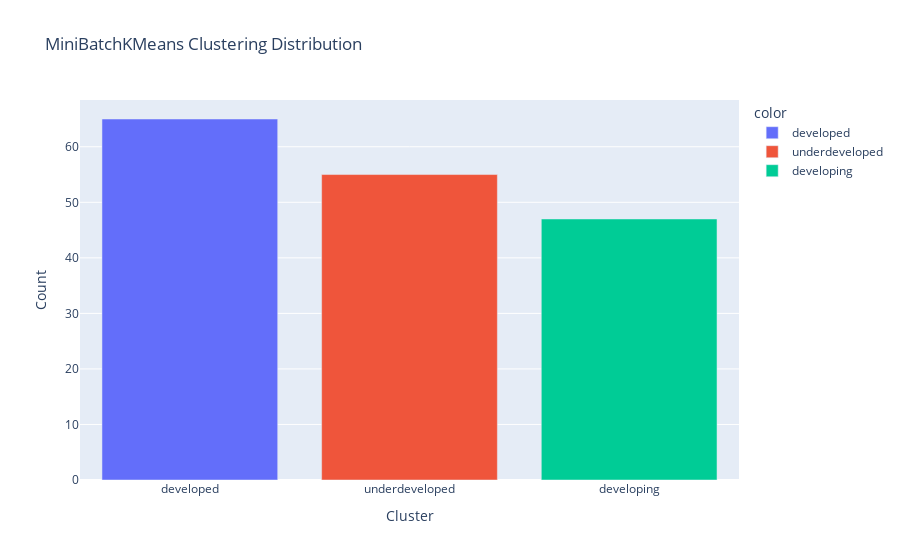

The notebook cell saved with this chart:
### Code cell
bar_fig = px.bar(df_final, x=df_final['mini_cluster'].value_counts().index, y=df_final['mini_cluster'].value_counts().values, 
                  color=df_final['mini_cluster'].value_counts().index, title='MiniBatchKMeans Clustering Distribution')
bar_fig.update_xaxes(title='Cluster')
bar_fig.update_yaxes(title='Count')
bar_fig.show()

### Figure 1 — Plotly figure (JSON) as saved in the notebook; plotly's stock layout.template omitted (floating-point values rounded to 4 significant figures)
{"data": [{"alignmentgroup": "True", "hovertemplate": "color=developed<br>x=%{x}<br>y=%{y}<extra></extra>", "legendgroup": "developed", "marker": {"color": "#636efa", "pattern": {"shape": ""}}, "name": "developed", "offsetgroup": "developed", "orientation": "v", "showlegend": true, "textposition": "auto", "type": "bar", "x": ["developed"], "xaxis": "x", "y": [65], "yaxis": "y"}, {"alignmentgroup": "True", "hovertemplate": "color=underdeveloped<br>x=%{x}<br>y=%{y}<extra></extra>", "legendgroup": "underdeveloped", "marker": {"color": "#EF553B", "pattern": {"shape": ""}}, "name": "underdeveloped", "offsetgroup": "underdeveloped", "orientation": "v", "showlegend": true, "textposition": "auto", "type": "bar", "x": ["underdeveloped"], "xaxis": "x", "y": [55], "yaxis": "y"}, {"alignmentgroup": "True", "hovertemplate": "color=developing<br>x=%{x}<br>y=%{y}<extra></extra>", "legendgroup": "developing", "marker": {"color": "#00cc96", "pattern": {"shape": ""}}, "name": "developing", "offsetgroup": "developing", "orientation": "v", "showlegend": true, "textposition": "auto", "type": "bar", "x": ["developing"], "xaxis": "x", "y": [47], "yaxis": "y"}], "layout": {"barmode": "relative", "legend": {"title": {"text": "color"}, "tracegroupgap": 0}, "title": {"text": "MiniBatchKMeans Clustering Distribution"}, "xaxis": {"anchor": "y", "domain": [0, 1], "title": {"text": "Cluster"}}, "yaxis": {"anchor": "x", "domain": [0, 1], "title": {"text": "Count"}}}}
